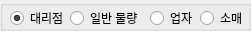
    <widget class="QGroupBox" name="ClientTypes">
     <property name="geometry">
      <rect>
       <x>0</x>
       <y>-7</y>
       <width>251</width>
       <height>31</height>
      </rect>
     </property>
     <property name="title">
      <string/>
     </property>
     <property name="alignment">
      <set>Qt::AlignLeading|Qt::AlignLeft|Qt::AlignVCenter</set>
     </property>
     <widget class="QRadioButton" name="C1">
      <property name="geometry">
       <rect>
        <x>10</x>
        <y>10</y>
        <width>71</width>
        <height>16</height>
       </rect>
      </property>
      <property name="text">
       <string>대리점</string>
      </property>
      <property name="checked">
       <bool>true</bool>
      </property>
     </widget>
     <widget class="QRadioButton" name="C2">
      <property name="geometry">
       <rect>
        <x>70</x>
        <y>10</y>
        <width>71</width>
        <height>16</height>
       </rect>
      </property>
      <property name="text">
       <string>일반 물량</string>
      </property>
     </widget>
     <widget class="QRadioButton" name="C3">
      <property name="geometry">
       <rect>
        <x>150</x>
        <y>10</y>
        <width>51</width>
        <height>16</height>
       </rect>
      </property>
      <property name="text">
       <string>업자</string>
      </property>
     </widget>
     <widget class="QRadioButton" name="C4">
      <property name="geometry">
       <rect>
        <x>200</x>
        <y>10</y>
        <width>51</width>
        <height>16</height>
       </rect>
      </property>
      <property name="text">
       <string>소매</string>
      </property>
     </widget>
    </widget>
